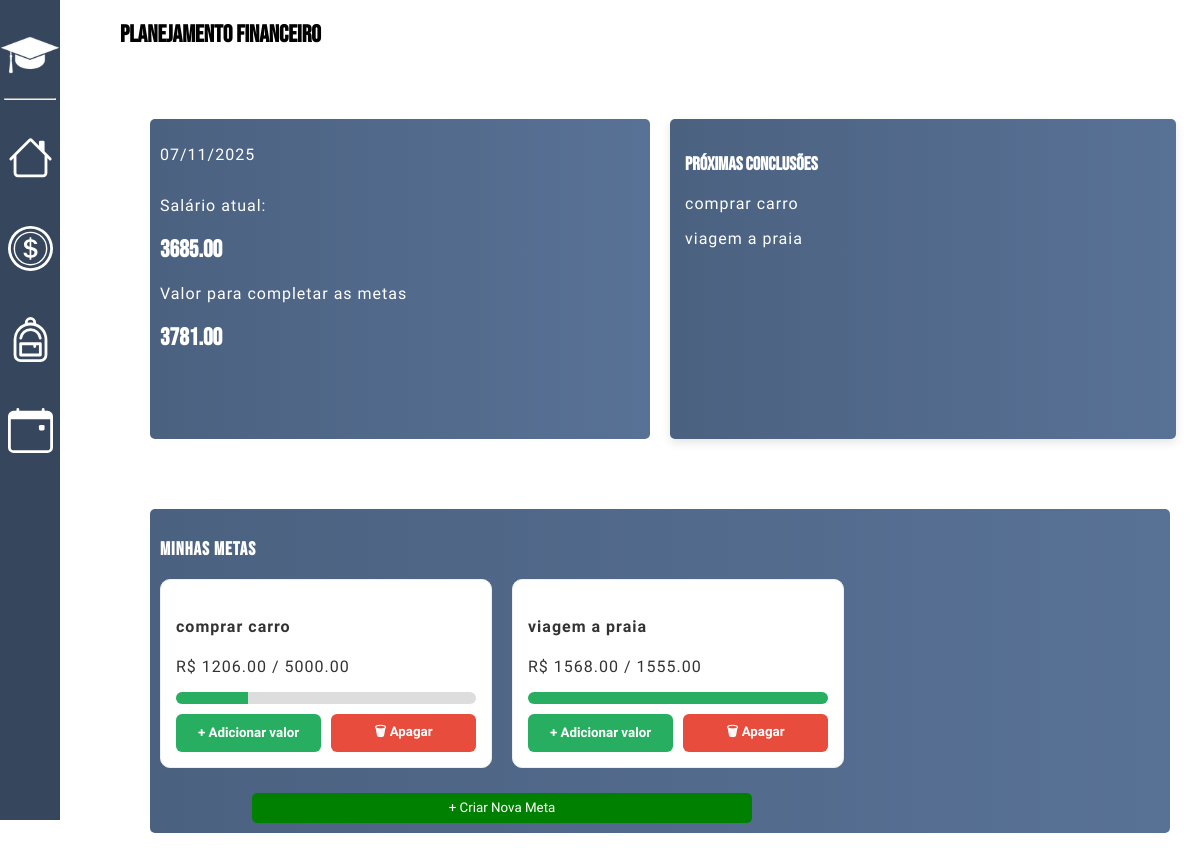
The page /hub/planejamento/planejamento.php (signed in) on the database its author committed.
### tables this page shows
CREATE TABLE IF NOT EXISTS `usuarios` (
  `id_usuario` int NOT NULL AUTO_INCREMENT,
  `nome_usuario` varchar(100) NOT NULL,
  `email_usuario` varchar(100) NOT NULL,
  `senha` varchar(255) NOT NULL,
  `saldo` decimal(15,2) NOT NULL DEFAULT '0.00',
  PRIMARY KEY (`id_usuario`),
  UNIQUE KEY `email_usuario` (`email_usuario`)
);

CREATE TABLE IF NOT EXISTS `planejamento` (
  `id` int NOT NULL AUTO_INCREMENT,
  `meta` varchar(64) NOT NULL,
  `valor_total` decimal(15,2) NOT NULL,
  `valor_atual` decimal(15,2) NOT NULL DEFAULT '0.00',
  `id_usuario` int NOT NULL,
  PRIMARY KEY (`id`),
  KEY `id_usuario` (`id_usuario`)
);

### hub/planejamento/planejamento.php (the view, shortened to what this page needs)
<?php
    include('../../php/conexao.php');
?>
<!DOCTYPE html>
<html lang="pt-BR">
    <head>
        <link rel="stylesheet" href="../../Pagprincipal/pagprin.css">
        <link rel="stylesheet" href="../nav.css">
        <link rel="stylesheet" href="planejamento.css">
    </head>
    <body>
        <div class="container">
            <nav>
                <Img src="../../imgeral/EDUCA (50 x 50 px).png">
                    <hr width="50px">
                        <ul class="icones">
                            <li class="home">
                                    <a href="../dashboard/dashboard.php">
                                        <button>
                                        </button>
                                    </a>
                            </li>
                            <li class="financeiro">
                                    <a href="../financeiro/financeiro.php">
                                        <button>
                                        </button>
                                    </a>
                            </li>
                            <li class="planejamento">
                                <a href="../planejamento/planejamento.php">
                                    <button>
                                    </button>
                                </a>
                            </li>
                            <li>
                            <div class="calendario" >
                                <a href="../historico/historico.php">
                                    <button>
                                    </button>
                                </a>
                            </div>
                            </li>
                        </ul>
            </nav>
            <section class="dashboard">
                <h1 class="titulo"> Planejamento Financeiro</h1>
                <div class="partecima">
                    <div class="box" id="box1">
                        <p> <?php echo date("d/m/Y"); ?> </p>
                        <div class="info">
                            <p>Salário atual:</p>
                            <h1> <?php echo $conn->query("SELECT saldo FROM usuarios WHERE id_usuario={$_SESSION["id_usuario"]}")->fetch_assoc()["saldo"]?></h1>
                            <p>Valor para completar as metas</p>
                            <h1>
                                <?php
                                    $result = $conn->query("SELECT SUM(valor_total - valor_atual) AS total_necessario FROM planejamento WHERE id_usuario={$_SESSION["id_usuario"]}");
                                    $row = $result->fetch_assoc();
                                    echo $row['total_necessario'] ? $row['total_necessario'] : 0;
                                ?>
                            </h1>
                        </div>
                    </div>
                    <div class="timeline">
                        <h3>Próximas Conclusões</h3>
                        <?php
                                $result = $conn->query("SELECT meta FROM planejamento WHERE id_usuario={$_SESSION["id_usuario"]}");
                                if ($result->num_rows > 0){
                                    while($row = $result->fetch_assoc()){
                                        echo "
                                            <div class='evento'>
                                              <p> {$row['meta']} </p>
                                            </div>
                                        ";
                                    }
                                } else {
                                    echo "<p> Nenhuma meta </p>";
                                }
                            ?>
                        </div>
                </div>
                <section class="boxs">
                    <div class="back">
                      <div class="linha-baixo">
                          <div class="resumo-planejamento">
                          <h3>Minhas Metas</h3>
                          <div class="metas">
                            <?php
                                $result = $conn->query("SELECT meta, valor_total, valor_atual, id FROM planejamento WHERE id_usuario={$_SESSION["id_usuario"]}");
                                if ($result->num_rows > 0){
                                    while($row = $result->fetch_assoc()){
                                        $porcentagem = ($row['valor_total'] > 0) ? ($row['valor_atual'] / $row['valor_total']) * 100 : 0;
                                        if ($porcentagem > 100) $porcentagem = 100;
                                        echo "
                                            <div class='meta-card'>
                                              <h4 id='{$row['meta']}'>{$row['meta']}</h4>
                                              <p class='valores'>R$ <span class='atual'>{$row['valor_atual']}</span> / <span class='objetivo'>{$row['valor_total']}</span></p>
                                              <div class='progress'>
                                                <div class='barra' style='width: {$porcentagem}%;'></div>
                                              </div>
                                              <div class='acoes'>
                                                <button  class='add' name='add' onclick='adicionarValor(\"{$row['id']}\")'>+ Adicionar valor</button>
                                                <button  class='del' name='del' onclick='apagarMeta(\"{$row['id']}\")'>🗑 Apagar</button>
                                              </div>
                                            </div>
                                        ";
                                    }
                                } else {
                                    echo "<p> Nenhuma meta </p>";
                                }
                            ?>
                          </div>
                          <button id="openModalBtn"> + Criar Nova Meta</button>
                      </div>
                    </div>
                    </div>
                </section>
                </section>
        </div>
</body>
</html>

### Pagprincipal/pagprin.css (style rules this page uses)
html { scroll-behavior: smooth; }
body { margin: 0; font-family: 'Bebas Neue', sans-serif; font-style: normal; }
p { font-family: "Josefin Sans", sans-serif; font-optical-sizing: auto; font-style: normal; letter-spacing: 1px; }
button { cursor: pointer; }

### hub/nav.css (style rules this page uses)
.container { height: 100%; width: 100%; display: flex; gap: 30px; }
nav { position: fixed; height: 100vh; width: 5vw; background: #36465D; display: flex; flex-direction: column; align-items: center; padding-top: 20px; }
nav img { width: 70px; }
.dashboard { display: flex; flex-direction: column; margin-left: 15vh; }
button { background: none; border: none; }
.home, .financeiro, .calendario, .planejamento { position: relative; display: flex; align-items: center; justify-content: center; background-color: #36465D; cursor: pointer; overflow: visible; }
.icones { list-style: none; padding: 10px 0; }
.icones li { margin-bottom: 40px; }

### hub/planejamento/planejamento.css (style rules this page uses)
.dashboard { display: flex; flex-direction: column; width: 160vh; }
.boxs { display: flex; flex-direction: column; height: 100%; margin: 30px; }
.box { margin-top: 50px; margin-bottom: 20px; display: flex; flex-direction: column; padding: 10px; border-radius: 5px; background-image: linear-gradient(to right, #4b6180, #587296) ; width: 60vh; color: white; height: 300px; }
.back { background-image: linear-gradient(to right, #4b6180, #587296) ; border-radius: 5px; width: auto; }
.resumo-planejamento { display: flex; flex-direction: column; padding: 10px; color: white; letter-spacing: 1px; height: auto; margin-right: 10px; width: auto; }
.partecima { display: flex; flex-direction: row; gap: 20px; margin-left: 30px; margin-bottom: 20px; width: 95%; }
.linha-baixo { display: flex; }
.form-meta, .timeline { background-image: linear-gradient(to right, #4b6180, #587296) ; border-radius: 5px; box-shadow: 0 4px 10px rgba(0,0,0,0.1); }
.form-meta, .timeline { flex: 1; }
.timeline { margin-top: 50px; height: auto; padding: 15px; height: 290px; color: white; }
.metas { display: flex; flex-direction: row; height: auto; gap: 20px; flex-wrap: wrap; }
.progress { background: #ddd; border-radius: 8px; overflow: hidden; height: 12px; margin-top: 8px; }
.progress div { background: #27ae60; height: 100%; }
#openModalBtn { background-color: green; border-radius: 5px; color: white; height: 30px; width: 500px; align-self: center; font-family: "Josefin Sans", sans-serif; cursor: pointer; margin-top: 10px; }
.meta-card { font-family: "Josefin Sans", sans-serif; color: #333; border-radius: 10px; padding: 15px; margin-bottom: 15px; border: 1px solid #eee; background-color: white; width: 300px; }
.meta-card .acoes { margin-top: 10px; display: flex; gap: 10px; }
.meta-card .acoes button { flex: 1; padding: 8px; border: none; border-radius: 6px; cursor: pointer; font-weight: bold; font-family: "Josefin Sans", sans-serif; }
.meta-card .acoes .add { background: #27ae60; color: white; }
.meta-card .acoes .del { background: #e74c3c; color: white; }

### rows shown on the page
usuarios: saldo "3685.00"
planejamento: meta "comprar carro", valor_atual "1206.00", valor_total "5000.00"
planejamento: meta "viagem a praia", valor_atual "1568.00", valor_total "1555.00"

### other values the page prints
$row['total_necessario'] "3781.00"
